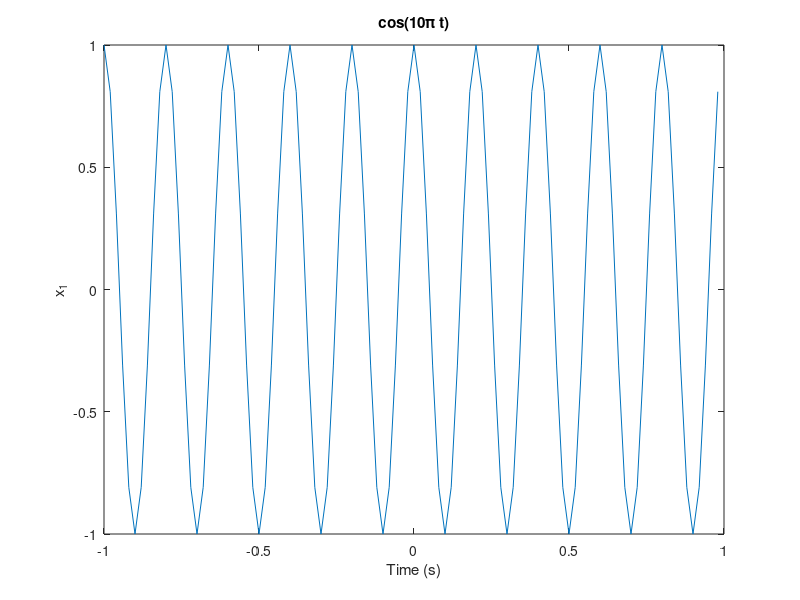
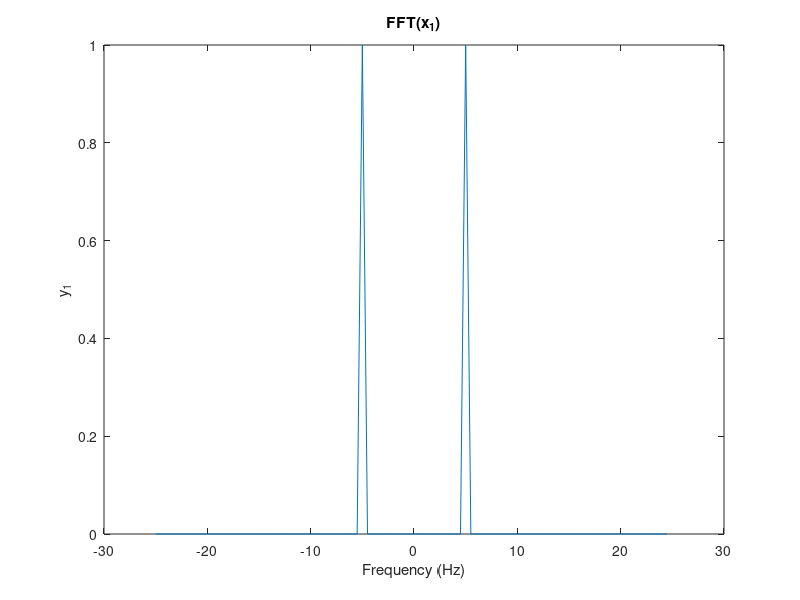

MATLAB code for these plots, in order:
fs = 50;
time_start=-1;
time_end=1;
steps=1/fs;
t = time_start:steps:time_end - steps;
N = length(t);
f = (-fs / 2):(fs / N):(fs / 2 - fs / N);

x1 = cos(2 * pi * 5 * t);
figure()
plot(t, x1)
xlabel('Time (s)')
ylabel('x_1')
title('cos(10\pi t)')

y1 = fftshift(fft(x1));
magnitude=abs(y1) / max(abs(y1));
figure()
plot(f, magnitude)
xlabel('Frequency (Hz)')
ylabel('y_1')
title('FFT(x_1)')